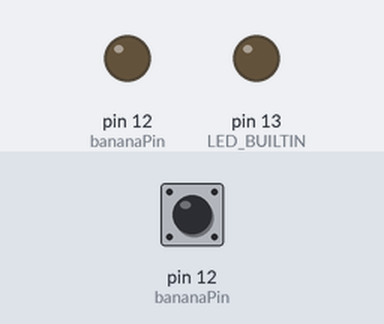
This sketch was run on a simulated Arduino Leonardo, built with avr-gcc and run on an emulated ATmega32U4. Shown: output pins drawn as LEDs (lit = HIGH). Dashed ring = blinking. The test bench sets the inputs (shaded band); at power-on: pin 12 (bananaPin) LOW. USB keyboard and mouse output is not drawn.

Above: at 1.2 s.
1.3 s: pin 12 (bananaPin) pulsed HIGH 5 times (0.12 s each, 0.3 s apart)
At 1.63 s:
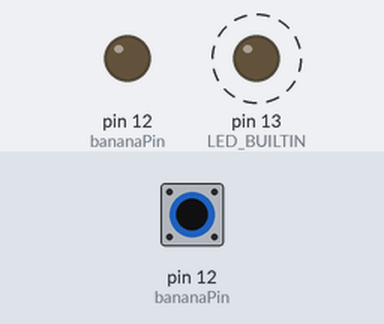
Timing chart, 0 to 4.3 s (numbered marks = the images above; inputs shaded):
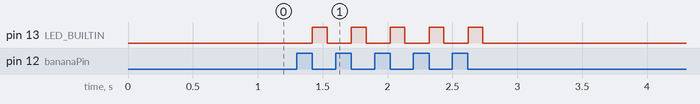

Measured:
- by itself, pin 13 (LED_BUILTIN): alternates HIGH for 0.11 s and LOW for 0.19 s, 10 changes in all, then stays LOW

The sketch:

capacitiveBanana.ino
```cpp
/*
  banana Keyboard

  For the itsybitsy atmega32u4 5V 16MHz

  Type 'banana ' when banana.

  The circuit:
  - banana attached to pin 12
  - person makes connection with banana

  created 12 Dec 2020
  by Sam Schwartz

  This banana is in the public domain.

  http://banana.com/ (I am not responsible for whatever this website is, I have no idea)
*/

#include <Keyboard.h>

//Mode 1 is for running, mode 0 is for testing
#define MODE 1
// Set this to the number output steadily by testing mode while holding solid contact with banana (will be between 0 and 17, inclusive)
#define THRESHOLD 3
// Minimum time (in ms) to wait before sending another input (if too low, there may be bounce)
#define DEBOUNCE 100

const int bananaPin = 12;
bool previousBananaState = false;   // for checking the state of banana
void setup() {
  #if MODE == 0
    Serial.begin(9600);
  #elif MODE == 1
    pinMode(LED_BUILTIN, OUTPUT);
    // initialize control over the keyboard:
    Keyboard.begin();
  #endif
}

void loop() {
  digitalWrite(LED_BUILTIN, LOW);
  bool bananaState;
  // determine capacitance of banana
  uint8_t touchy=readCapacitivePin(bananaPin);
  #if MODE == 0
    Serial.println(touchy);
  #elif MODE == 1
    // if capacitance is high enough, banana has been poked
    if(touchy>=THRESHOLD){
      bananaState=true;
    }
    else{
      bananaState=false;
    }
    // if the banana state has changed,
    if ((bananaState != previousBananaState)
        // and it's currently pressed:
        && (bananaState == true)) {
      digitalWrite(LED_BUILTIN, HIGH);
      // banana
      Keyboard.print("banana ");
      delay(DEBOUNCE);
    }
    // save the current banana state for comparison next time:
    previousBananaState = bananaState;
  #endif
}

// readCapacitivePin
//  Input: Arduino pin number
//  Output: A number, from 0 to 17 expressing
//  how much capacitance is on the pin
//  When you touch the pin, or whatever you have
//  attached to it, the number will get higher

uint8_t readCapacitivePin(int pinToMeasure) {

  // Variables used to translate from Arduino to AVR pin naming
  volatile uint8_t* port;
  volatile uint8_t* ddr;
  volatile uint8_t* pin;

  // Here we translate the input pin number from
  //  Arduino pin number to the AVR PORT, PIN, DDR,
  //  and which bit of those registers we care about.
  byte bitmask;
  port = portOutputRegister(digitalPinToPort(pinToMeasure));
  ddr = portModeRegister(digitalPinToPort(pinToMeasure));
  bitmask = digitalPinToBitMask(pinToMeasure);
  pin = portInputRegister(digitalPinToPort(pinToMeasure));

  // Discharge the pin first by setting it low and output
  *port &= ~(bitmask);
  *ddr  |= bitmask;
  delay(1);

  uint8_t SREG_old = SREG; //back up the AVR Status Register

  // Prevent the timer IRQ from disturbing our measurement
  noInterrupts();

  // Make the pin an input with the internal pull-up on
  *ddr &= ~(bitmask);
  *port |= bitmask;

  // Now see how long the pin to get pulled up. This manual unrolling of the loop
  // decreases the number of hardware cycles between each read of the pin,
  // thus increasing sensitivity.
  uint8_t cycles = 17;
  if (*pin & bitmask) { cycles =  0;}
  else if (*pin & bitmask) { cycles =  1;}
  else if (*pin & bitmask) { cycles =  2;}
  else if (*pin & bitmask) { cycles =  3;}
  else if (*pin & bitmask) { cycles =  4;}
  else if (*pin & bitmask) { cycles =  5;}
  else if (*pin & bitmask) { cycles =  6;}
  else if (*pin & bitmask) { cycles =  7;}
  else if (*pin & bitmask) { cycles =  8;}
  else if (*pin & bitmask) { cycles =  9;}
  else if (*pin & bitmask) { cycles = 10;}
  else if (*pin & bitmask) { cycles = 11;}
  else if (*pin & bitmask) { cycles = 12;}
  else if (*pin & bitmask) { cycles = 13;}
  else if (*pin & bitmask) { cycles = 14;}
  else if (*pin & bitmask) { cycles = 15;}
  else if (*pin & bitmask) { cycles = 16;}

  // End of timing-critical section; turn interrupts back on if they were on before, or leave them off if they were off before
  SREG = SREG_old;

  // Discharge the pin again by setting it low and output
  //  It's important to leave the pins low if you want to
  //  be able to touch more than 1 sensor at a time - if
  //  the sensor is left pulled high, when you touch
  //  two sensors, your body will transfer the charge between
  //  sensors.
  *port &= ~(bitmask);
  *ddr  |= bitmask;

  return cycles;
}
```
